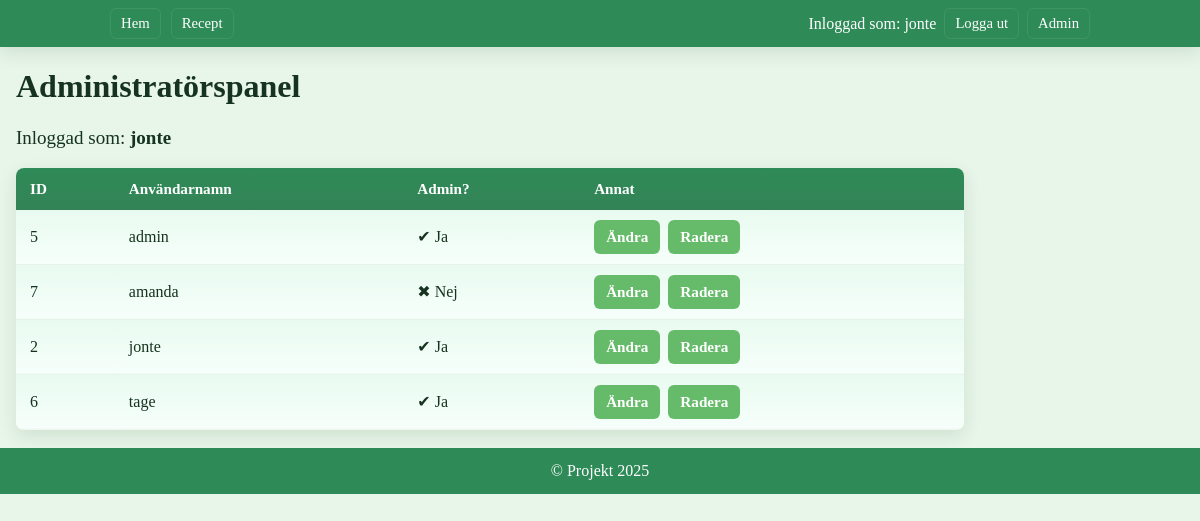
The app's page /admin (signed in), older data.
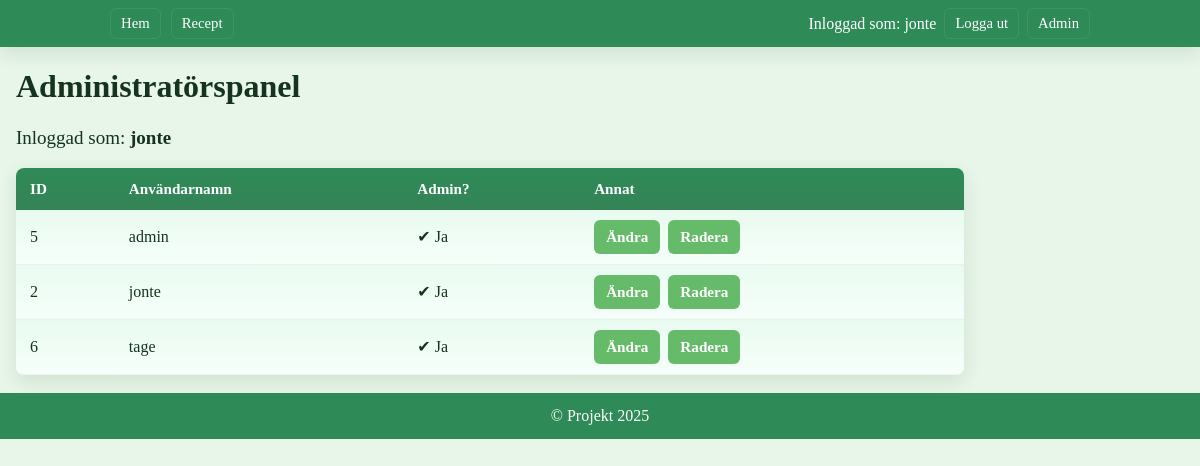
The same page, newer data.
### tables this page shows
CREATE TABLE users (
                       id INTEGER PRIMARY KEY AUTOINCREMENT,
                       username TEXT NOT NULL UNIQUE,
                       password TEXT NOT NULL,
                       admin INTEGER NOT NULL DEFAULT 0
                   );

### app.py (the view)
@app.route('/admin')
def admin_index():
    if not session.get('username'):
        return redirect(url_for('login'))
    with sqlite3.connect('app.db') as conn:
        conn.row_factory = sqlite3.Row
        cursor = conn.cursor()
        cursor.execute("SELECT id, username, admin FROM users ORDER BY username")
        users = cursor.fetchall()
    return render_template('admin.html', users=users)

### templates/admin.html (shortened to what this page needs)
{% extends "base.html" %}
{% block content %}
<h1>Administratörspanel</h1>
<p>Inloggad som: <strong>{{ session.username }}</strong></p>
<table class="admin-table">
    <thead>
        <tr>
            <th>ID</th>
            <th>Användarnamn</th>
            <th>Admin?</th>
            <th>Annat</th>
        </tr>
    </thead>
    <tbody>
        {% for user in users %}
        <tr>
            <td>{{ user.id }}</td>
            <td>{{ user.username }}</td>
            <td>
                {% if user.admin %}
                    ✔ Ja
                {% else %}
                    ✖ Nej
                {% endif %}
            <td>
                <div class="admin-actions">
                    <a class="btn" href="{{ url_for('admin_edit_user', user_id=user['id']) }}">Ändra</a>
                    <form method="POST" action="{{ url_for('admin_delete_user', user_id=user['id']) }}" style="margin: 0;">
                        <button class="btn" type="submit">Radera</button>
                    </form>
                </div>
             </td>
         </tr>
        {% endfor %}
    </tbody>
</table>
{% endblock %}

### templates/base.html (shortened to what this page needs)
<!DOCTYPE html>
<html lang="en">
<head>
    <link rel="stylesheet" href="{{ url_for('static', filename='style.css') }}">
</head>
<body>
    <div class="app">
        {% if not hide_nav %}
        <nav class="main-nav">
            <div class="nav-inner">
                <div class="nav-list">
                    <a class="nav-link" href="{{ url_for('index') }}">Hem</a>
                    <a class="nav-link" href="{{ url_for('recipe_collection') }}">Recept</a>
                </div>
                <div class="left">
                    {% if session.get('username') %}
                        <span>Inloggad som: {{ session.get('username') }}</span>
                        <a class="nav-link" href="{{ url_for('logout') }}">Logga ut</a>
                    {% else %}
                        <a class="nav-link" href="{{ url_for('login') }}">Logga in</a>
                        <a class="nav-link" href="{{ url_for('register') }}">Registrera</a>
                    {% endif %}
                    {% if session.get('is_admin') %}
                        <a class="nav-link" href="{{ url_for('admin_index') }}">Admin</a>
                    {% endif %}
                </div>
            </div>
        </nav>
        {% endif %}
        <main class="site-main container content-left">
            {% block content %}{% endblock %}
        </main>
        {% if not hide_nav %}
        <footer>
            &copy; Projekt 2025
        </footer>
        {% endif %}
    </div>
</body>
</html>

Row changes from the older to the newer data that the page shows:
removed users: id "7", username "amanda", admin "✖ Nej"
